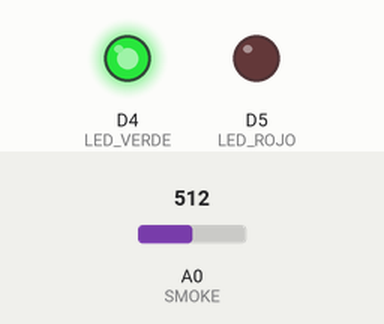
Recording of a sketch running on a simulated ESP8266 (NodeMCU). Parts: output pins drawn as LEDs (lit = HIGH). The inputs (shaded band) are chosen by the test bench; at power-on: A0 (SMOKE) = 512. WiFi joins after 1.5 s; servers stay silent unless stated; uploads are accepted with an empty reply; what the sketch prints to the serial monitor is not drawn.

Above: at 2.7 s.
At 3.75 s:
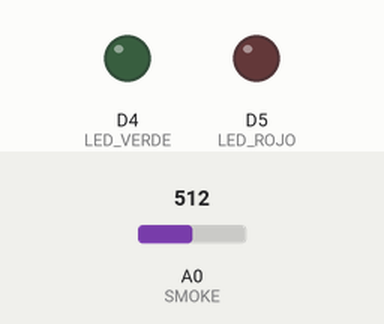
Timing chart, 0 to 5.8 s (numbered marks = the images above):
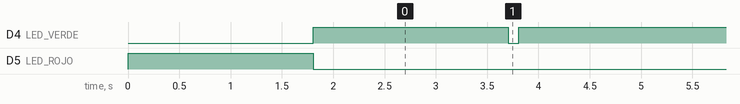

The sketch:

arturo_humo5.ino
```cpp
#include <ESP8266WiFi.h>
#include <ESP8266HTTPClient.h>

// Times
#define WIFI_RETRY_DELAY 500
#define SENSOR_INTERVAL 3500
#define POST_BLINK_TIME 100

// Pins
#define LED_VERDE D4
#define LED_ROJO D5
#define SMOKE A0

// WiFi
const char *ssid = "Mi perro cuando";
const char *password = "SggUD6o4rWN?7IaOdHqkXv2HB";

// API URL
const char *apiUrl = "http://192.168.1.166:5070/Smoke";

unsigned long lastRead = 0;

void connectWiFi()
{
    Serial.println("\nConectando a WiFi...\n");

    WiFi.begin(ssid, password);

    digitalWrite(LED_ROJO, HIGH);
    digitalWrite(LED_VERDE, LOW);

    while (WiFi.status() != WL_CONNECTED)
    {
        delay(WIFI_RETRY_DELAY);
        Serial.print(".");
    }

    Serial.println("\n\nConectado al WiFi");
    Serial.print("IP asignada: ");
    Serial.println(WiFi.localIP());

    digitalWrite(LED_ROJO, LOW);
    digitalWrite(LED_VERDE, HIGH);
}

void restoreWiFiState()
{
    if (WiFi.status() == WL_CONNECTED)
    {
        digitalWrite(LED_VERDE, HIGH);
        digitalWrite(LED_ROJO, LOW);
    }
    else
    {
        digitalWrite(LED_VERDE, LOW);
        digitalWrite(LED_ROJO, HIGH);
    }
}

void blinkOK()
{
    digitalWrite(LED_VERDE, LOW);
    delay(POST_BLINK_TIME);
    digitalWrite(LED_VERDE, HIGH);
    delay(POST_BLINK_TIME);
    restoreWiFiState();
}

void blinkError()
{
    digitalWrite(LED_ROJO, LOW);
    delay(POST_BLINK_TIME);
    digitalWrite(LED_ROJO, HIGH);
    delay(POST_BLINK_TIME);
    restoreWiFiState();
}

void setup()
{
    pinMode(LED_VERDE, OUTPUT);
    pinMode(LED_ROJO, OUTPUT);
    pinMode(SMOKE, INPUT);

    digitalWrite(LED_VERDE, LOW);
    digitalWrite(LED_ROJO, HIGH);

    Serial.begin(115200);
    delay(300);
    Serial.println("\nNodo Smoke iniciado...\n");

    connectWiFi();
}

void loop()
{
    unsigned long now = millis();

    if (now - lastRead >= SENSOR_INTERVAL)
    {
        lastRead = now;

        Serial.println("\n-----------------------------");
        Serial.println("Leyendo sensor de humo...");

        int raw = analogRead(SMOKE);

        Serial.print("Valor crudo (0-1023): ");
        Serial.println(raw);

        bool valid = !(raw < 0 || raw > 1023);

        if (!valid)
        {
            Serial.println("Lectura inválida del sensor MQ");
        }

        if (WiFi.status() != WL_CONNECTED)
        {
            Serial.println("Sin conexión, reintentando WiFi...");
            connectWiFi();
            return;
        }

        HTTPClient http;
        WiFiClient client;

        http.begin(client, apiUrl);
        http.addHeader("Content-Type", "application/json");

        String json;

        if (valid)
        {
            json = String("{\"idDevice\":1,\"value\":") + raw + "}";
        }
        else
        {
            json = "{\"idDevice\":1,\"value\":null}";
        }

        Serial.println("\nEnviando POST...");
        Serial.println(json);

        int code = http.POST(json);

        Serial.print("Código respuesta servidor: ");
        Serial.println(code);

        if (code == 200)
        {
            blinkOK();
        }
        else
        {
            blinkError();
        }

        http.end();
    }
}
```

Measured:
- by itself, D4 (LED_VERDE): alternates HIGH for 3.4 s and LOW for 0.10 s
